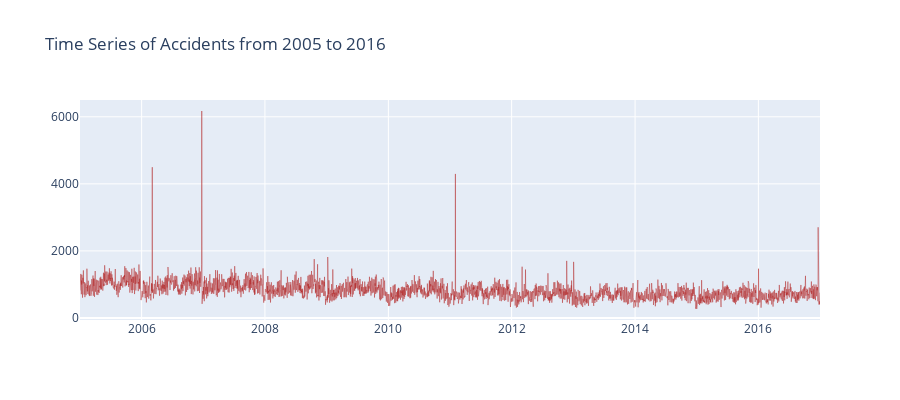

Write notebook code for a chart like this one.
### Markdown cell above
Time series of all accidents from 2005 to 2016

### Code cell
accidents.an += 2000
dates = pd.to_datetime(accidents.an*10000+accidents.mois*100+accidents.jour,format='%Y%m%d')
accidents.an -= 2000
aggregated = dates.value_counts().sort_index()
x_values = aggregated.index.tolist()
y_values = aggregated.values.tolist()
x1,y1 = x_values, y_values

#x1, y1 = create_stack_bar_data('jour', accidents)
trace1 = go.Scatter(x=x1, y=y1, opacity=0.75, name="monthday", marker=dict(color='firebrick'), line = dict(
        width = 0.6))
layout = dict(height=400, title='Time Series of Accidents from 2005 to 2016', legend=dict(orientation="h"));

fig = go.Figure(data=[trace1], layout=layout)
iplot(fig, filename='stacked-bar')

### Figure 1 — Plotly figure (JSON) as saved in the notebook; plotly's stock layout.template omitted (floating-point values rounded to 4 significant figures; data arrays with more than 128 entries replaced by an {"elided": "..."} marker saying what was removed)
{"data": [{"line": {"width": 0.6}, "marker": {"color": "firebrick"}, "name": "monthday", "opacity": 0.75, "type": "scatter", "x": {"elided": "4383 str values"}, "y": {"elided": "4383 int values"}}], "layout": {"height": 400, "legend": {"orientation": "h"}, "title": {"text": "Time Series of Accidents from 2005 to 2016"}}}
